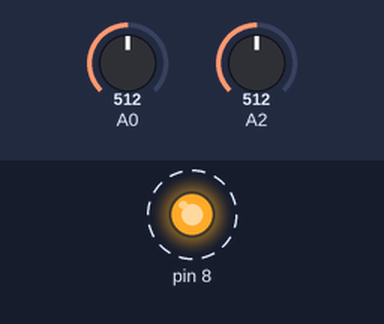
This sketch was run on a simulated Arduino Uno, built with avr-gcc and run on an emulated ATmega328P. On the bench: output pins drawn as LEDs (lit = HIGH). Dashed ring = blinking. The test bench sets the inputs (shaded band); at power-on: A0 = 512, A2 = 512. What the sketch prints to the serial monitor is not drawn.

Above: at 0.2 s.
Timing chart, 0 to 3.0 s (numbered marks = the images above):
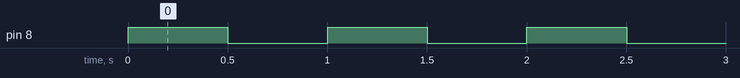

Measured:
- by itself, pin 8: alternates HIGH for 0.50 s and LOW for 0.50 s

The sketch:

UnoSensor.ino
```cpp
#include <SoftwareSerial.h>
#include <string.h>
//SoftwareSerial mySerial(10, 11); // RX, TX

void setup() {

  pinMode(8, OUTPUT);
  Serial.begin(9600);
  /*
  while(!Serial){
    Serial.println("Waiting for Serial connection...");
  }
  */
}

void loop() {

  using namespace std;

  int maxVal = analogRead(2); //Node at potentiometer's centre output pin
  int centreVal = analogRead(0);  //Node between resistor and motor

  float voltage = maxVal * (5.0/1023.0) * 1000; //Calculated in mV by scaling potentiometer's supply between 0-5v
  float current = ((maxVal - centreVal) * (5.0/1023.0))/4.7 * 1000; //Calculated by taking volt. drop across 4.7 ohm resistor and dividing by resistance

  int power = abs((voltage * current)/1000); //in mW
  if(power==0)
  {
    power=1;
  }

  char intStr[3];
  String str= itoa(power,intStr,10);    //Convert power as int to string to transmit serially to raspberry pi
  //String str = String(intStr);

  while(!Serial.read()=="DATA")   //Raspberry pi ready to read data
  {
  }

  Serial.println(str);
//  Serial.println("45");
  digitalWrite(8, HIGH);     //Control status LED
  delay(500);
  digitalWrite(8, LOW);
  delay(500);

}
```
